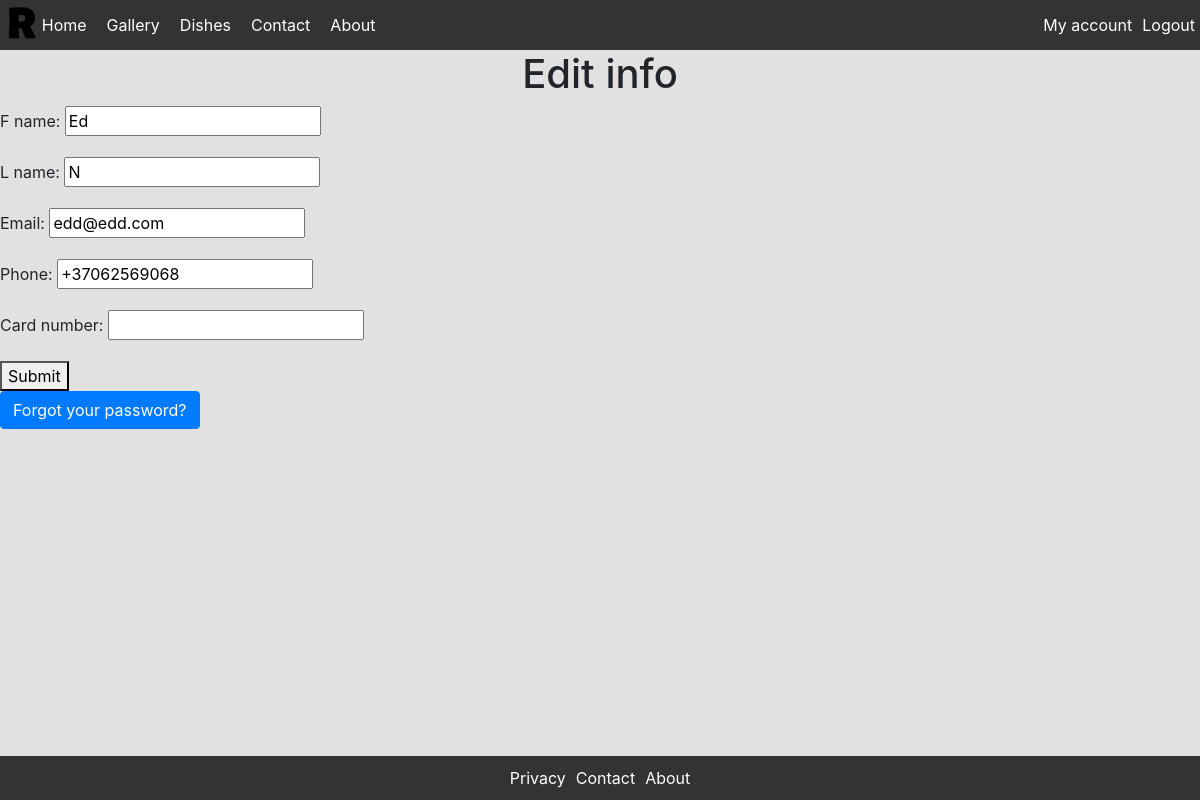
Page /edit_profile/ (signed in) on the committed database.
### main_app/models.py (models this page shows, shortened)
class CustomUser(AbstractUser):  # user model
    username = models.CharField(max_length=20, unique=True)
    f_name = models.CharField(max_length=20)
    l_name = models.CharField(max_length=40)
    email = models.EmailField()
    phone = PhoneNumberField()
    is_staff = models.BooleanField(default=False)  # if true -> this is not customer, this is crew member
    position = models.ForeignKey('main_app.Position', on_delete=models.DO_NOTHING, null=True)
    schedule = models.ForeignKey('main_app.Schedule', on_delete=models.DO_NOTHING, null=True)
    card_number = models.CharField(max_length=16, null=True)  # physical discount card

### main_app/views.py (the view)
# urls.py: path('edit_profile/', views.edit_profile, name='edit_profile'),
@login_required
def edit_profile(request):
    if request.method == 'POST':
        form = CustomUserChangeForm(request.POST, instance=request.user)
        if form.is_valid():
            form.save()
            return redirect('account')
    else:
        form = CustomUserChangeForm(instance=request.user)
    context = {
        'form': form,
    }
    return render(request, 'edit_profile.html', context)

### main_app/forms.py
class CustomUserChangeForm(UserChangeForm):
    class Meta:
        model = CustomUser
        fields = ['f_name', 'l_name', 'email', 'phone', 'card_number']
    def __init__(self, *args, **kwargs):
        super().__init__(*args, **kwargs)
        if 'password' in self.fields:  # to delete password reset field from this form
            del self.fields['password']
        self.fields['card_number'].required = False

### templates/edit_profile.html (shortened to what this page needs)
{% extends 'base.html' %}
{% block content %}
  <h1>Edit info</h1>
  <form method="post">
    {{ form.as_p }}
    <button type="submit">Submit</button>
  </form>
  <p><a class="btn btn-primary" href="{% url 'password_reset' %}">Forgot your password?</a></p>
{% endblock %}

### static/css/main.css (style rules this page uses)
body, html { margin: 0; padding: 0; height: 100%; }
body { display: flex; flex-direction: column; height: 100%; }
h1, h2, h3, h4, h5, h6 { text-align: center; }
a:link { color: rgb(255, 255, 255); text-decoration: none; }

### rows in the picture
CustomUser: f_name "Ed", l_name "N", email "edd@edd.com", phone "+37062569068"
